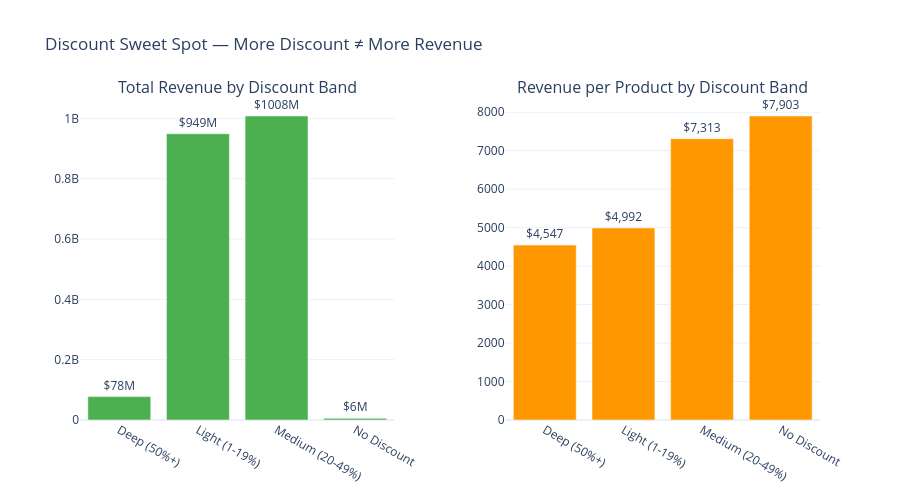

The code cell stored with this chart in its notebook:
### Markdown cell above
### 4.1 — Overall Revenue by Discount Band

Does deeper discounting drive more revenue? Or is there a sweet spot?

### Code cell
disc_totals = (
    df_disc.groupby(DISC_BAND_COL)
    .agg(
        total_rev=(DISC_REVENUE, 'sum'),
        total_products=(DISC_PRODUCTS, 'sum')
    )
    .reset_index()
)
disc_totals['rev_per_product'] = disc_totals['total_rev'] / disc_totals['total_products'].replace(0, np.nan)

fig = make_subplots(
    rows=1, cols=2,
    subplot_titles=['Total Revenue by Discount Band', 'Revenue per Product by Discount Band'],
    horizontal_spacing=0.15
)

fig.add_trace(go.Bar(
    x=disc_totals[DISC_BAND_COL], y=disc_totals['total_rev'],
    marker_color='#4CAF50', text=[f'${v/1e6:.0f}M' for v in disc_totals['total_rev']],
    textposition='outside', name='Total Revenue'
), row=1, col=1)

fig.add_trace(go.Bar(
    x=disc_totals[DISC_BAND_COL], y=disc_totals['rev_per_product'],
    marker_color='#FF9800', text=[f'${v:,.0f}' for v in disc_totals['rev_per_product']],
    textposition='outside', name='Revenue/Product'
), row=1, col=2)

fig.update_layout(
    title='Discount Sweet Spot — More Discount ≠ More Revenue',
    template=TEMPLATE, height=500, showlegend=False
)
save_chart(fig, '06_revenue_by_discount')
fig.show()

### Figure 1 — Plotly figure (JSON) as saved in the notebook; plotly's stock layout.template omitted (floating-point values rounded to 4 significant figures)
{"data": [{"marker": {"color": "#4CAF50"}, "name": "Total Revenue", "text": ["$78M", "$949M", "$1008M", "$6M"], "textposition": "outside", "type": "bar", "x": ["Deep (50%+)", "Light (1-19%)", "Medium (20-49%)", "No Discount"], "xaxis": "x", "y": [77560000.0, 949400000.0, 1008000000.0, 5808000.0], "yaxis": "y"}, {"marker": {"color": "#FF9800"}, "name": "Revenue/Product", "text": ["$4,547", "$4,992", "$7,313", "$7,903"], "textposition": "outside", "type": "bar", "x": ["Deep (50%+)", "Light (1-19%)", "Medium (20-49%)", "No Discount"], "xaxis": "x2", "y": [4547.0, 4992.0, 7313.0, 7903.0], "yaxis": "y2"}], "layout": {"annotations": [{"font": {"size": 16}, "showarrow": false, "text": "Total Revenue by Discount Band", "x": 0.2125, "xanchor": "center", "xref": "paper", "y": 1, "yanchor": "bottom", "yref": "paper"}, {"font": {"size": 16}, "showarrow": false, "text": "Revenue per Product by Discount Band", "x": 0.7875, "xanchor": "center", "xref": "paper", "y": 1, "yanchor": "bottom", "yref": "paper"}], "height": 500, "showlegend": false, "title": {"text": "Discount Sweet Spot — More Discount ≠ More Revenue"}, "xaxis": {"anchor": "y", "domain": [0, 0.425]}, "xaxis2": {"anchor": "y2", "domain": [0.575, 1]}, "yaxis": {"anchor": "x", "domain": [0, 1]}, "yaxis2": {"anchor": "x2", "domain": [0, 1]}}}
